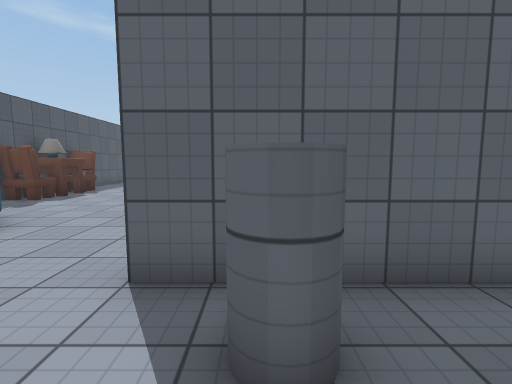
[1] (above)

24 first-person views from a walk through a 3-D level made in the Unity game engine. The camera is 1.4 m above the floor, tilts 6° down and sees 85° across. Doors are open. The floor is counted in squares, 1 m on a side. Each view is taken from the middle of a square. On the plan, view 1 faces up. The plan holds only what a view shows up to about 14 squares ahead; the rest is blank. The place goes on beyond the plan. The player character is not drawn. Some animated figures are not drawn. Some surface patterns are stand-ins.

[2]
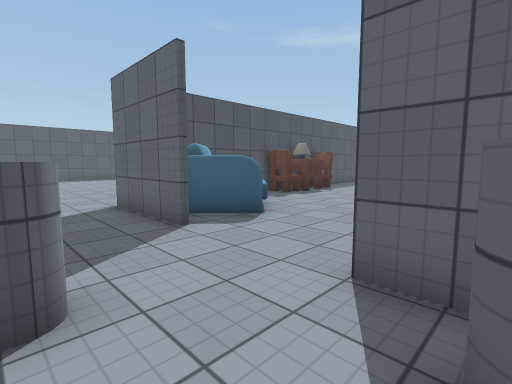

[3]
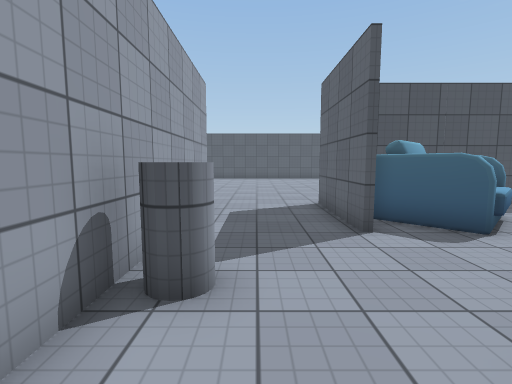

[4]
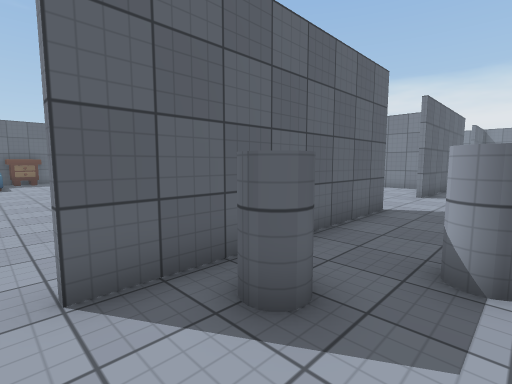

[5]
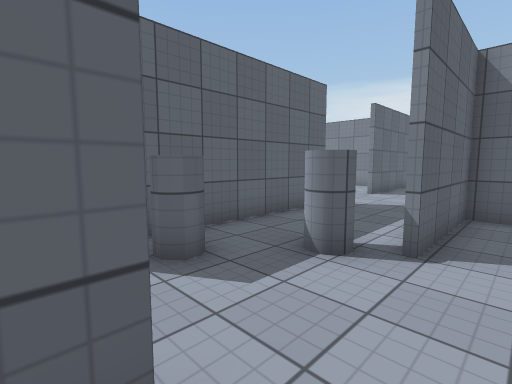

[6]
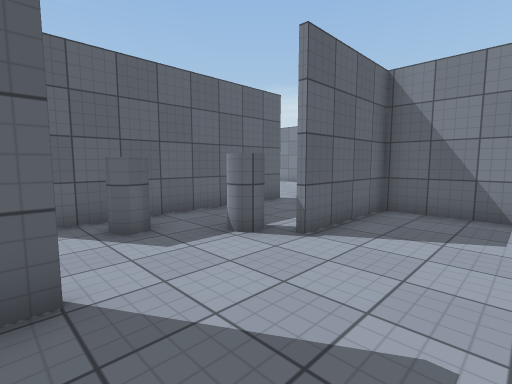

[7]
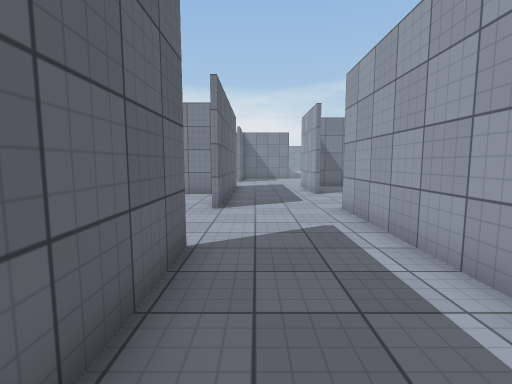

[8]
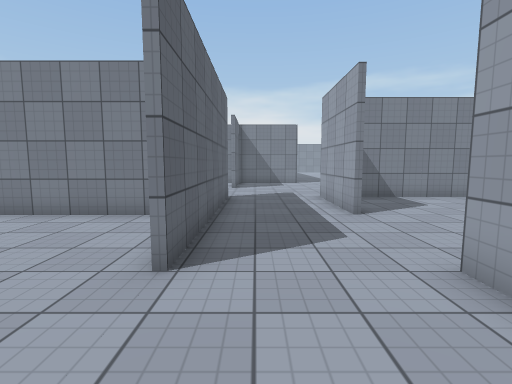

[9]
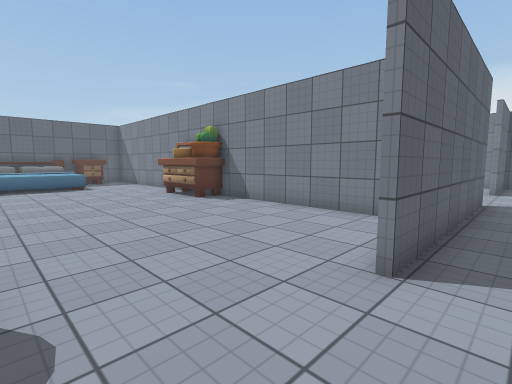

[10]
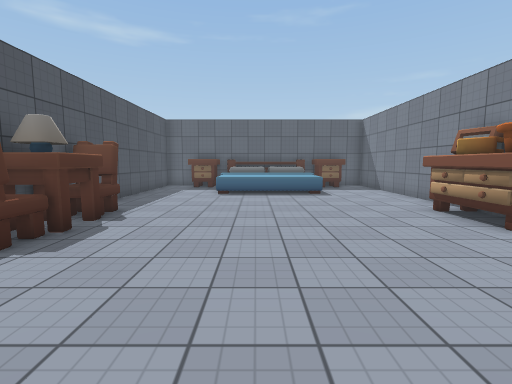

[11]
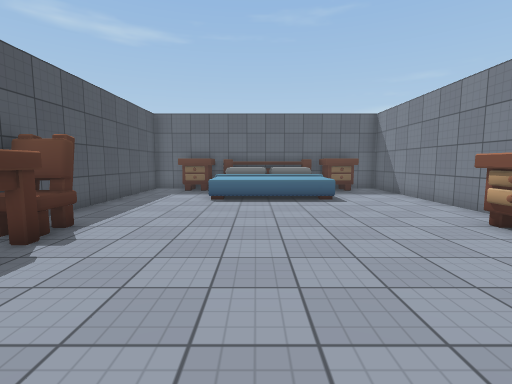

[12]
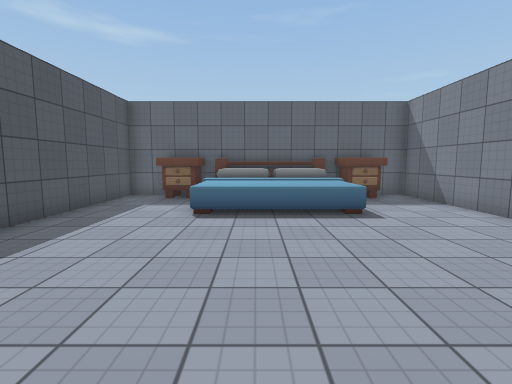

[13]
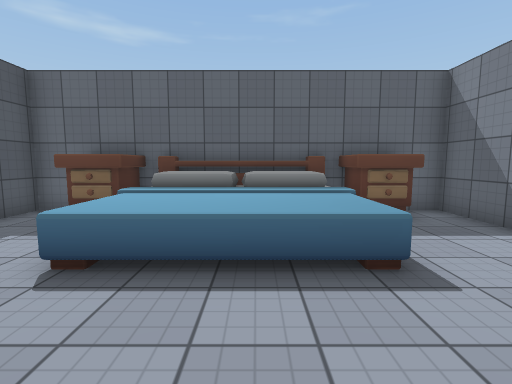

[14]
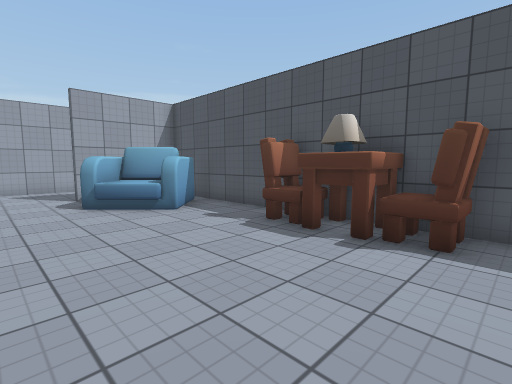

[15]
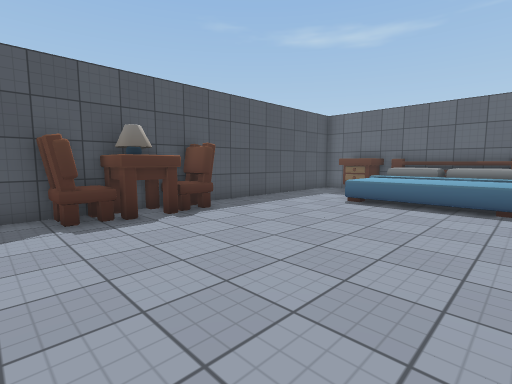

[16]
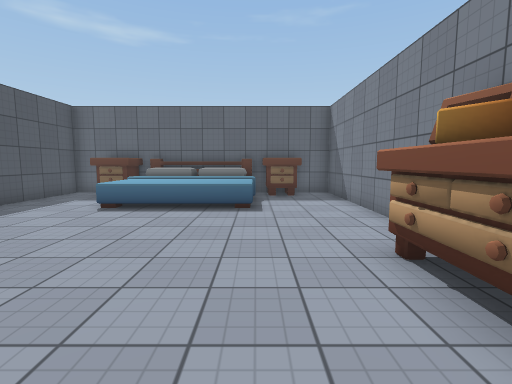

[17]
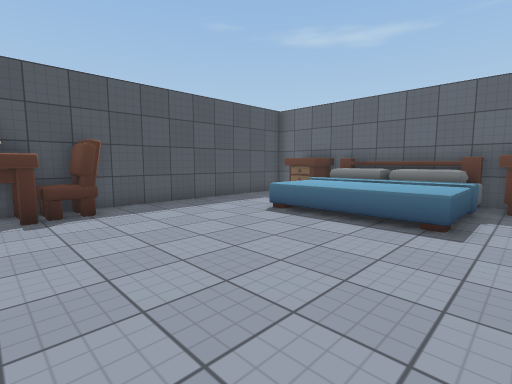

[18]
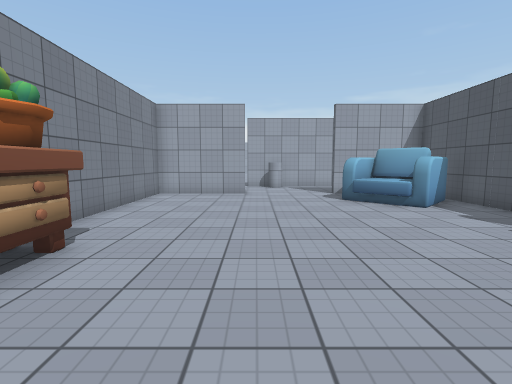

[19]
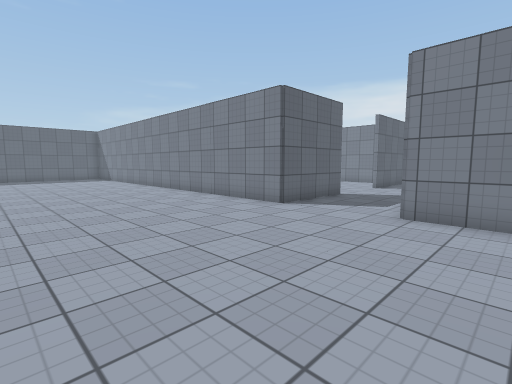

[20]
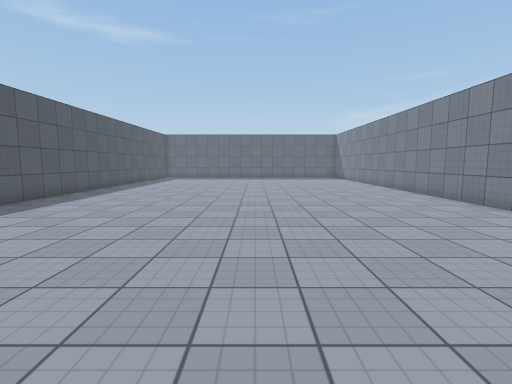

[21]
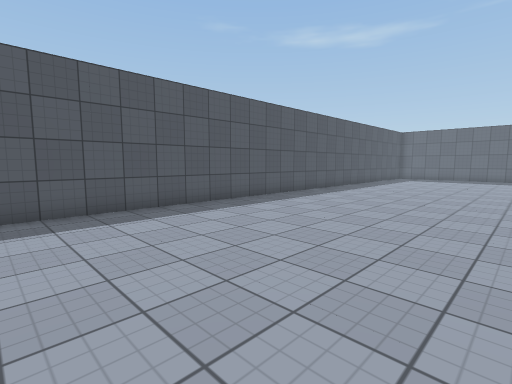

[22]
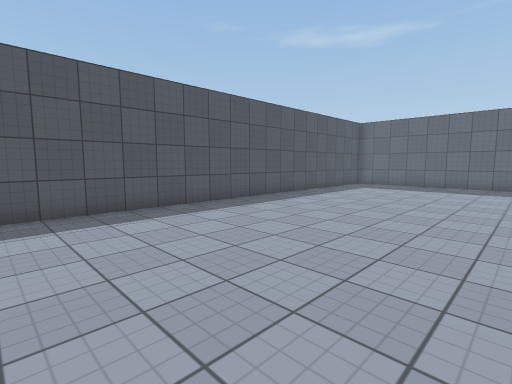

[23]
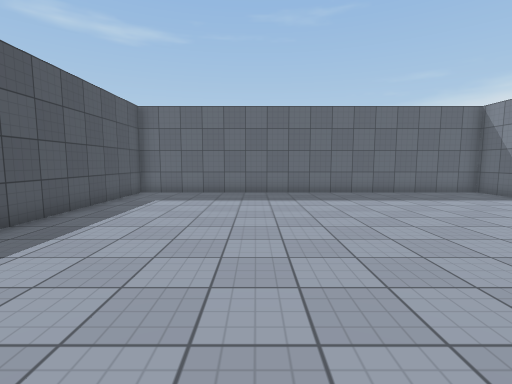

[24]
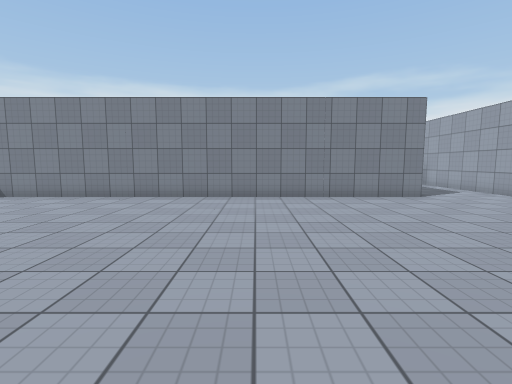

### Floor plan
Points are (right, up) in squares from view 1. A wall is a line through its corners. A room is listed if a view was taken in it or the views show most of it. See-through windows are left out.
Room 1 (views 1, 2, 3, 4, 7, 8, 9)
walls: (14.5, -0.7) (18.5, -0.7); (6.6, 3.1) (-1.5, 3.1); (4.8, -0.7) (10.5, -0.7); (18.5, 3.1) (10.5, 3.1); (23.5, 3.1) (22.5, 3.1); (-5.4, 3.1) (-9.6, 3.1); (-9.6, -0.7) (-1.6, -0.7)
ways out: open door at (0.5, -1) to room 2; open door at (-9.5, 1.5) to room 3; open door at (-3.5, 3) to room 3; open door at (8.5, 3) to room 3; open door at (20.5, 3) to room 3; open door at (12.5, -1)
Room 2 (views 5, 6)
walls: (-1.4, -0.9) (-2, -0.9); (6.4, -3.8) (6.4, -0.9) (2.5, -0.9)
ways out: open door at (0.5, -1) to room 1
Room 3 (views 10, 11, 12, 13, 14, 15, 16, 17, 18, 19, 20, 21, 22, 23, 24)
walls: (2.6, 9.1) (2.6, 4.6); (-9.4, 9.5) (-9.4, 4.1); (-9.6, 14.4) (-9.6, 23.2); (-1.5, 3.4) (2.4, 3.4) (2.4, 9.6); (2.4, 17) (2.4, 23.2); (-7.4, 3.4) (-5.5, 3.4); (-9.6, 3.1) (-9.6, 9.5); (4.8, 3.4) (6.5, 3.4); (-5.4, 23.2) (-25.4, 23.2) (-25.4, -2.8); (2.6, 23.2) (2.6, 14.5); (-9.4, 23.2) (-9.4, 14.5); (-9.6, -2.8) (-9.6, -0.7); (6.6, 23.2) (-1.5, 23.2); (14.4, 15) (14.4, 23.2) (10.4, 23.2); (14.4, 3.9) (14.4, 9.5)
ways out: open door at (-9.5, 1.5) to room 1; open door at (-3.5, 3) to room 1; open door at (8.5, 3) to room 1; open door at (20.5, 3) to room 1
objects: other object (-9, 4) to (-6, 7); chair (-9, 10) to (-8, 11); table (-9, 12) to (-8, 12); chair (-9, 13) to (-8, 14); cabinet (-8, 22) to (-6, 23); bed (-6, 19) to (-1, 23); cabinet (-1, 22) to (1, 23); cabinet (1, 12) to (2, 14); other object (3, 5) to (7, 7); chair (3, 10) to (4, 11); table (3, 12) to (4, 12); chair (3, 13) to (4, 14); cabinet (4, 22) to (6, 23); bed (6, 19) to (11, 23); cabinet (11, 22) to (13, 23); cabinet (13, 12) to (14, 14)

Positions as (right, up) in squares from view 1, and headings:
1: (0, 0), facing up
2: (0, 0), facing up-left
3: (0, 1), facing left
4: (-2, 0), facing up-right
5: (-2, -2), facing up-right
6: (-2, -4), facing up-right
7: (2, 2), facing right
8: (7, 2), facing right
9: (7, 2), facing up-right
10: (8, 6), facing up
11: (8, 8), facing up
12: (8, 11), facing up
13: (9, 15), facing up
14: (9, 15), facing down-left
15: (-1, 9), facing up-left
16: (-1, 10), facing up
17: (0, 12), facing up-left
18: (-2, 16), facing down
19: (-17, -3), facing up-right
20: (-17, -3), facing up
21: (-17, -3), facing up-left
22: (-17, 5), facing up-left
23: (-20, 10), facing up
24: (-21, 10), facing right
